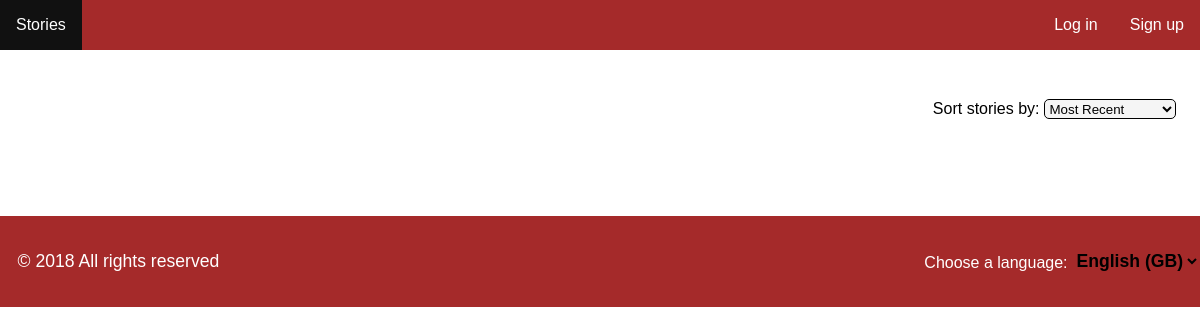
The page /pages/stories.php on the database as committed earlier.
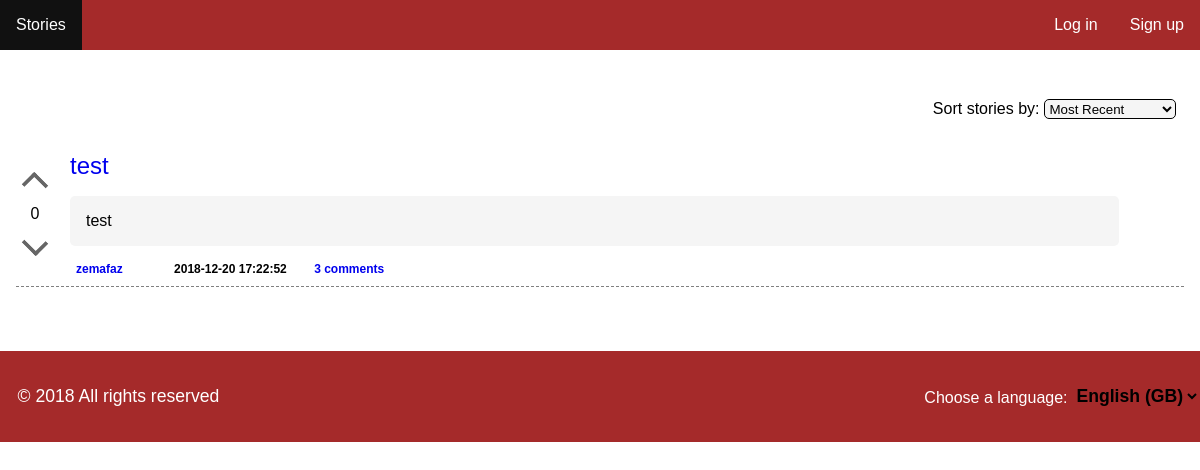
The same page on the database as committed later.
### tables this page shows
CREATE TABLE story (    
    id INTEGER PRIMARY KEY AUTOINCREMENT NOT NULL,
    channel_id INTEGER,
    user_id INTEGER,
    title VARCHAR NOT NULL,
    description VARCHAR NOT NULL,
    date DATETIME NOT NULL,
    karma INTEGER,
        FOREIGN KEY (channel_id) REFERENCES channel(id),
        FOREIGN KEY (user_id) REFERENCES user(id)
);

### pages/stories.php (called while the page is built, shortened)
<?php
	include_once('../config/init.php');
	include_once('../templates/header.php');
	include_once('../database/story.php');
	if(isset($_GET['sort'])) {
		$stories = getAllStories($_GET['sort']);
		$sort = $_GET['sort'];
	} else
		$stories = getAllStories("recent");
	include_once('../templates/list_stories.php');
	include_once('../templates/footer.php');
?>

### database/story.php (called while the page is built, shortened)
<?php
	function getAllStories($sort) {
		global $conn;
		switch($sort){
			case "recent":
				$stmt = $conn->prepare("SELECT story.*, COUNT(comment.story_id)as nrComm,  user.username as usrname FROM story left join comment on story.id=comment.story_id left join user on story.user_id=user.id group by story.id ORDER BY `date` DESC");
				break;
		}
		$stmt->execute();
		return $stmt->fetchAll();
	}
?>

### templates/list_stories.php (the view, shortened to what this page needs)
<section id="stories">
	<form action="../actions/action_sort.php" method="POST" id='sort'>
		<div class="form-group">
		        <label for="sorting">Sort stories by: </label>
		        <select id="sorting" name="sort">
		            <option value="recent" <?php echo ( isset($sort) && $sort == 'recent' ? 'selected' : ''); ?>>Most Recent</option>
		        </select>
				</div>
		</form>
	<?php foreach ($stories as $key => $story) { ?>
		<article id = 'story-holder-<?php echo $story['id'] ?>' class="story">
			<div id = 'vote'>
				<a href="#story-holder-<?php echo $story['id'] ?>" onclick="upvoteStory('<?php echo $story["id"] ?>')" class="vote upvote <?php echo ( isset($currentUser) && hasUserAlreadyUpvotedStory($currentUser['id'], $story['id']) ? 'voted' : '' ) ?>">
					<div class="arrow-up"></div>
				</a>
				<div id = 'karma'>
					<?php
						if (is_null($story['karma'])){
							echo '0';
						}
						else {
							echo $story['karma'];
						}
					?>
				</div>
				<a href="#story-holder-<?php echo $story['id'] ?>" onclick="downvoteStory('<?php echo $story["id"] ?>')" class="vote downvote <?php echo ( isset($currentUser) && hasUserAlreadyDownvotedStory($currentUser['id'], $story['id']) ? 'voted' : '' ) ?>">
					<div class="arrow-down"></div>
				</a>
			</div>
			<div id = 'listStory'>
				<div class = 'listStory-title'>
						<a href="../pages/story.php?id=<?php echo $story['id']; ?>">
							<?php echo $story['title']; ?>
						</a>
				</div>
				<div class="listStory-description">
					<?php echo $story['description']; ?>
				</div>
				<div class = 'listStory-footer'>
					<a class="author" href="../pages/profile.php?profile=<?php echo $story['usrname']; ?>"><?php echo $story['usrname']; ?></a>
					<span class="tags">
					</span>
					<span class="date">
						<?php echo $story['date']; ?>
					</span>
					<a class="comments" href="../pages/story.php?id=<?php echo $story['id']; ?>"><?php echo $story['nrComm']; ?> comments</a>
				</div>
			</div>
		</article>
		<?php } ?>
</section>

Rows that differ between the two databases and show on the page:
added story: shows "0", title "test", description "test", usrname "zemafaz", date "2018-12-20 17:22:52", nrComm "3"
